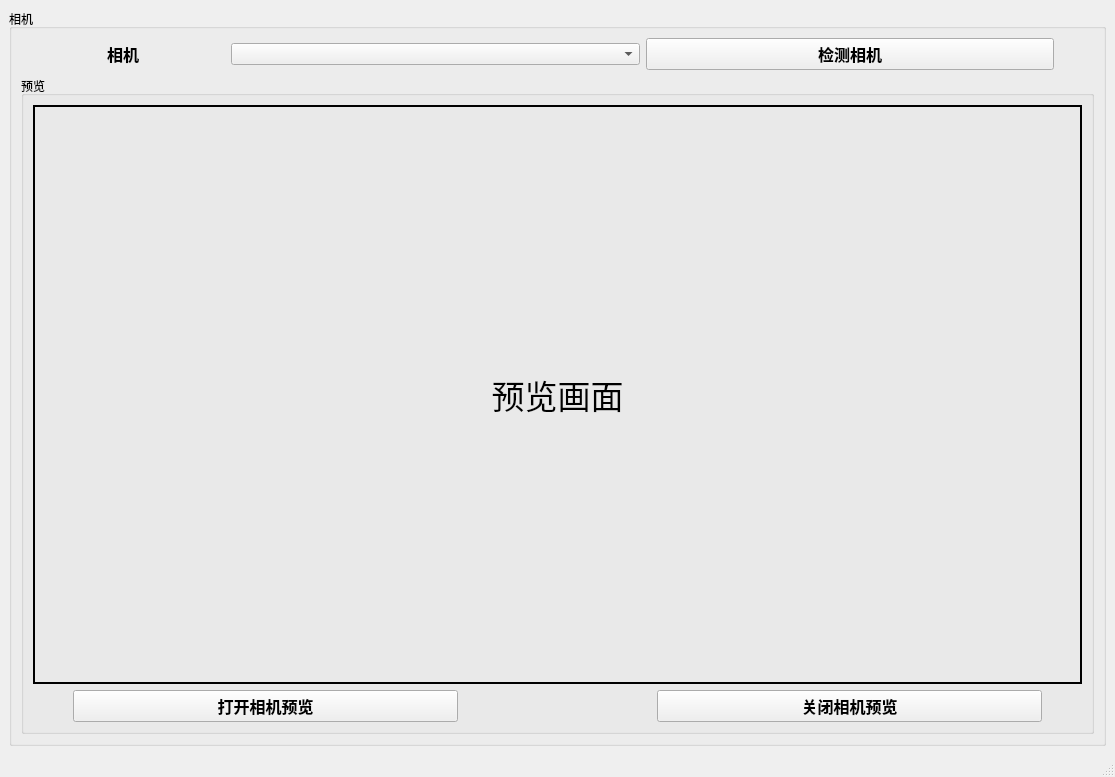
<?xml version="1.0" encoding="UTF-8"?>
<ui version="4.0">
 <class>SettingWindow</class>
 <widget class="QMainWindow" name="SettingWindow">
  <property name="geometry">
   <rect>
    <x>0</x>
    <y>0</y>
    <width>1115</width>
    <height>777</height>
   </rect>
  </property>
  <property name="windowTitle">
   <string>设置</string>
  </property>
  <property name="autoFillBackground">
   <bool>true</bool>
  </property>
  <widget class="QWidget" name="centralwidget">
   <layout class="QHBoxLayout" name="horizontalLayout_15">
    <item>
     <layout class="QHBoxLayout" name="horizontalLayout_14">
      <item>
       <widget class="QGroupBox" name="groupBox_2">
        <property name="title">
         <string>相机</string>
        </property>
        <layout class="QVBoxLayout" name="verticalLayout_7">
         <item>
          <layout class="QVBoxLayout" name="verticalLayout_6" stretch="1,6">
           <item>
            <layout class="QHBoxLayout" name="horizontalLayout_12" stretch="1,2,2,0">
             <item>
              <widget class="QLabel" name="camera_label">
               <property name="font">
                <font>
                 <pointsize>12</pointsize>
                 <weight>75</weight>
                 <bold>true</bold>
                </font>
               </property>
               <property name="text">
                <string>相机</string>
               </property>
               <property name="alignment">
                <set>Qt::AlignCenter</set>
               </property>
              </widget>
             </item>
             <item>
              <widget class="QComboBox" name="camera_comboBox"/>
             </item>
             <item>
              <widget class="QPushButton" name="checkcamera_pushButton">
               <property name="font">
                <font>
                 <pointsize>12</pointsize>
                 <weight>75</weight>
                 <bold>true</bold>
                </font>
               </property>
               <property name="text">
                <string>检测相机</string>
               </property>
              </widget>
             </item>
             <item>
              <spacer name="horizontalSpacer_26">
               <property name="orientation">
                <enum>Qt::Horizontal</enum>
               </property>
               <property name="sizeHint" stdset="0">
                <size>
                 <width>40</width>
                 <height>20</height>
                </size>
               </property>
              </spacer>
             </item>
            </layout>
           </item>
           <item>
            <widget class="QGroupBox" name="groupBox_3">
             <property name="title">
              <string>预览</string>
             </property>
             <layout class="QVBoxLayout" name="verticalLayout_5">
              <item>
               <layout class="QVBoxLayout" name="verticalLayout_4" stretch="4,1">
                <item>
                 <widget class="QLabel" name="preview_label">
                  <property name="font">
                   <font>
                    <pointsize>25</pointsize>
                   </font>
                  </property>
                  <property name="frameShape">
                   <enum>QFrame::WinPanel</enum>
                  </property>
                  <property name="frameShadow">
                   <enum>QFrame::Plain</enum>
                  </property>
                  <property name="text">
                   <string>预览画面</string>
                  </property>
                  <property name="alignment">
                   <set>Qt::AlignCenter</set>
                  </property>
                 </widget>
                </item>
                <item>
                 <layout class="QHBoxLayout" name="horizontalLayout_13" stretch="0,2,1,2,0">
                  <item>
                   <spacer name="horizontalSpacer_27">
                    <property name="orientation">
                     <enum>Qt::Horizontal</enum>
                    </property>
                    <property name="sizeHint" stdset="0">
                     <size>
                      <width>40</width>
                      <height>20</height>
                     </size>
                    </property>
                   </spacer>
                  </item>
                  <item>
                   <widget class="QPushButton" name="preview_pushButton">
                    <property name="font">
                     <font>
                      <pointsize>12</pointsize>
                      <weight>75</weight>
                      <bold>true</bold>
                     </font>
                    </property>
                    <property name="text">
                     <string>打开相机预览</string>
                    </property>
                   </widget>
                  </item>
                  <item>
                   <spacer name="horizontalSpacer_17">
                    <property name="orientation">
                     <enum>Qt::Horizontal</enum>
                    </property>
                    <property name="sizeHint" stdset="0">
                     <size>
                      <width>40</width>
                      <height>20</height>
                     </size>
                    </property>
                   </spacer>
                  </item>
                  <item>
                   <widget class="QPushButton" name="closePreview_pushButton">
                    <property name="font">
                     <font>
                      <pointsize>12</pointsize>
                      <weight>75</weight>
                      <bold>true</bold>
                     </font>
                    </property>
                    <property name="text">
                     <string>关闭相机预览</string>
                    </property>
                   </widget>
                  </item>
                  <item>
                   <spacer name="horizontalSpacer_28">
                    <property name="orientation">
                     <enum>Qt::Horizontal</enum>
                    </property>
                    <property name="sizeHint" stdset="0">
                     <size>
                      <width>40</width>
                      <height>20</height>
                     </size>
                    </property>
                   </spacer>
                  </item>
                 </layout>
                </item>
               </layout>
              </item>
             </layout>
            </widget>
           </item>
          </layout>
         </item>
        </layout>
       </widget>
      </item>
     </layout>
    </item>
   </layout>
  </widget>
  <widget class="QMenuBar" name="menubar">
   <property name="geometry">
    <rect>
     <x>0</x>
     <y>0</y>
     <width>1115</width>
     <height>23</height>
    </rect>
   </property>
  </widget>
  <widget class="QStatusBar" name="statusbar"/>
 </widget>
 <resources/>
 <connections/>
</ui>
